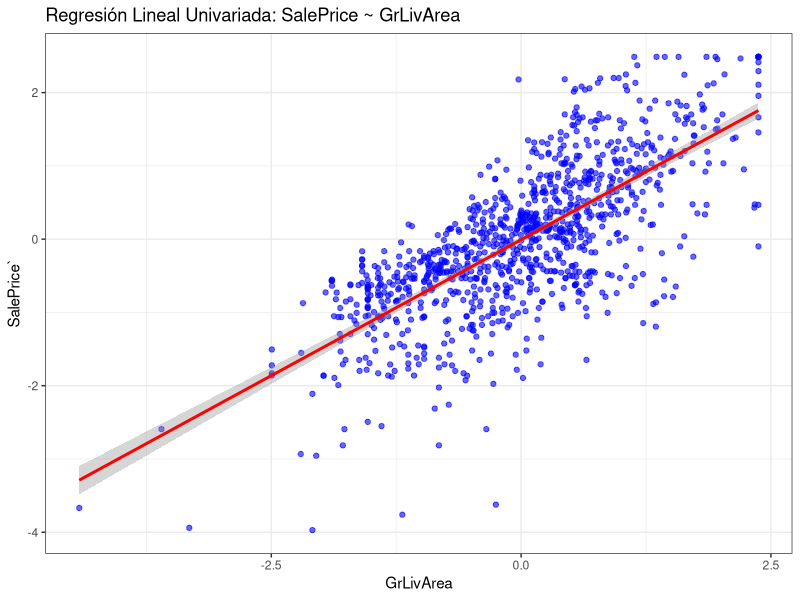
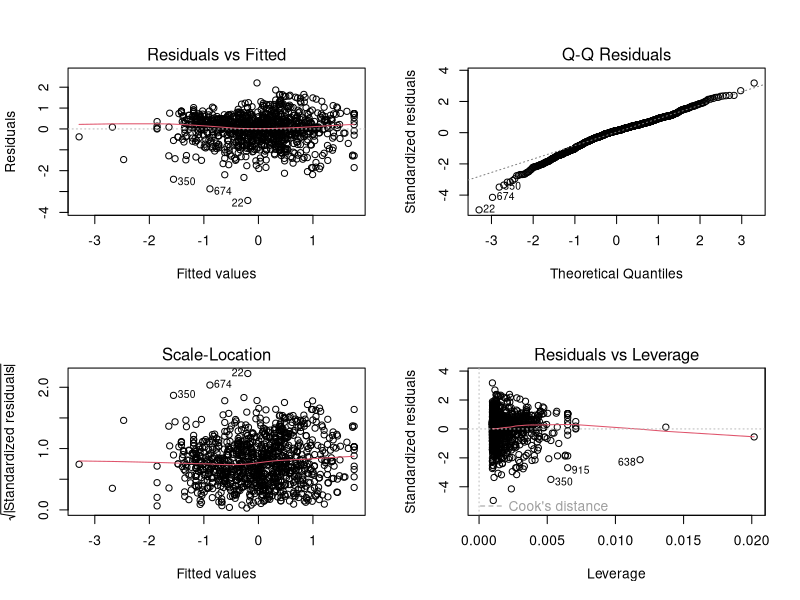
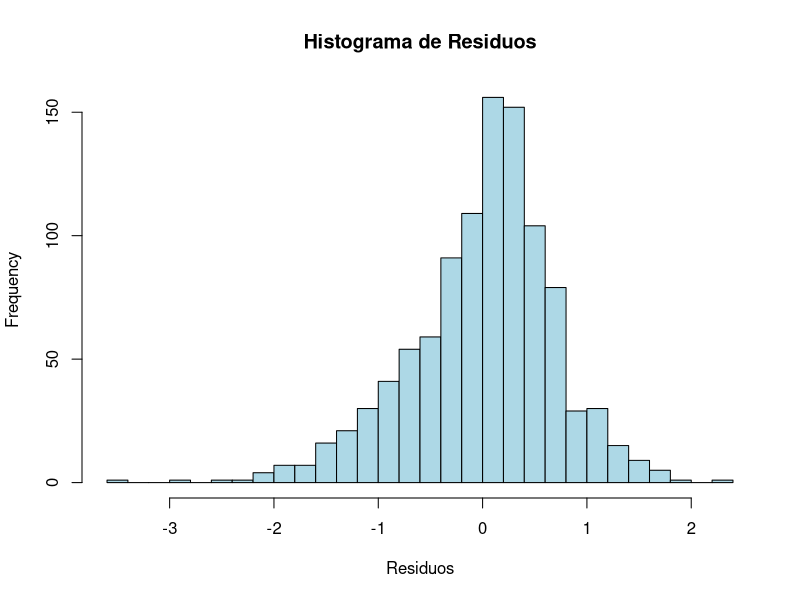
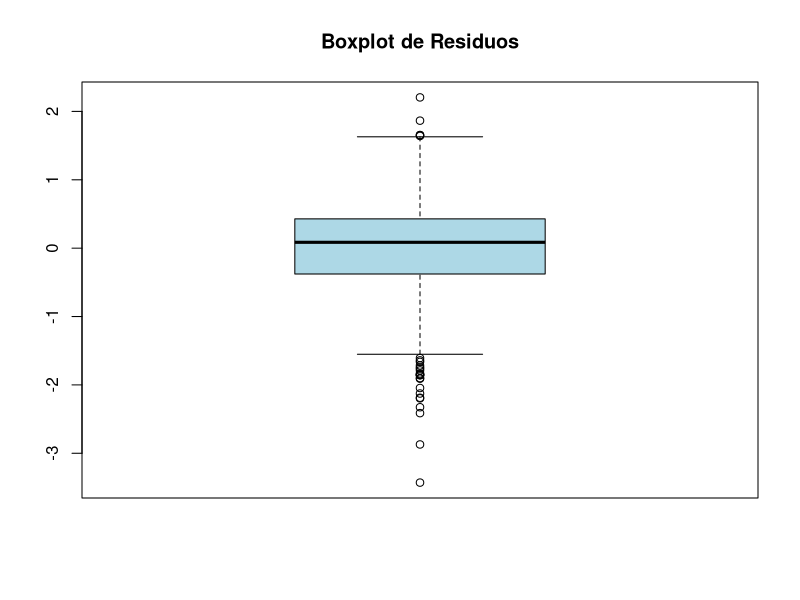
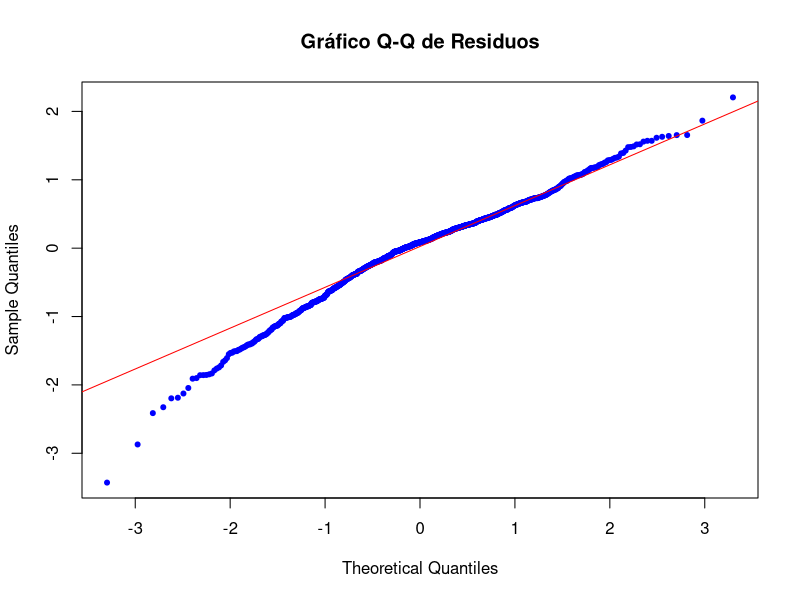
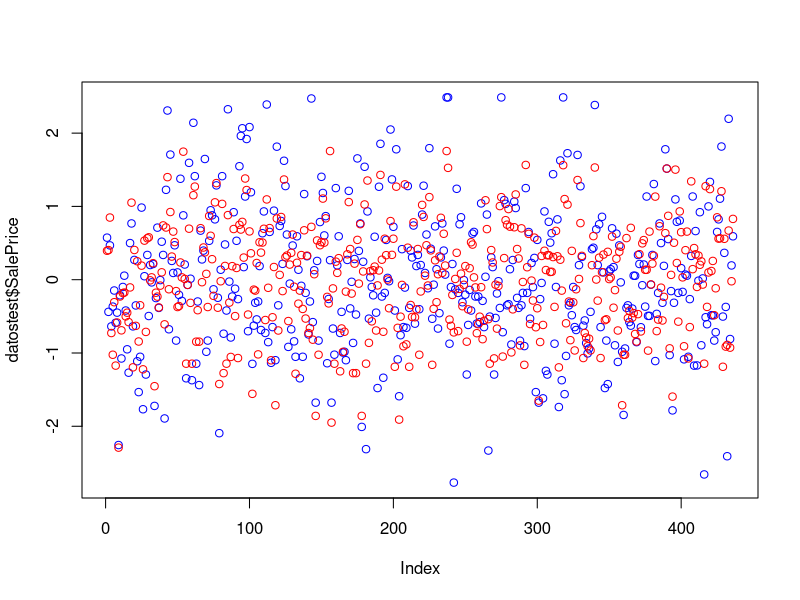

The R script that drew these images, in order: (Note: this script raises an error after producing the figures.)
#############################################
# Análisis de Regresión Lineal Múltiple
# Proyecto: Predicción del Precio de Casas
#############################################

# 1. Cargar librerías necesarias
library(dplyr)
library(ggplot2)
library(caret)      # Para partición y evaluación
library(car)        # Para calcular VIF y detectar multicolinealidad
library(nortest)    # Para pruebas de normalidad de residuos
library(glmnet)     # Para Ridge y Lasso
library(tidyr)      # Para reorganizar datos (si es necesario)
library(GGally)     # Para matriz de dispersión
library(corrplot)
library(tibble)


# 2. Cargar el dataset preprocesado
# Se asume que "train.csv" ya está preprocesado (manejo de NAs, transformaciones, etc.)
datostrain <- read.csv("data/processed/train_preprocessed.csv", stringsAsFactors = FALSE)
datostest <- read.csv("data/processed/test_preprocessed.csv", stringsAsFactors = FALSE)

cat("Número de filas en entrenamiento:", nrow(datostrain), "\n")
cat("Número de filas en prueba:", nrow(datostest), "\n")


#############################################
#  Modelo Univariado
#############################################
# 1.2. Modelo univariado:
modelo_uni <- lm(SalePrice ~ GrLivArea, data = datostrain)
summary(modelo_uni)
# Representación gráfica del modelo univariado

# Gráfica del modelo univariado
ggplot(datostrain, aes(x = GrLivArea, y = SalePrice)) +
  geom_point(color = "blue", alpha = 0.6) +
  geom_smooth(method = "lm", se = TRUE, color = "red") +
  labs(title = "Regresión Lineal Univariada: SalePrice ~ GrLivArea",
       x = "GrLivArea", y = "SalePrice`") +
  theme_bw()

# Análisis de residuos

predL<-predict(modelo_uni, newdata = datostest)

head(predL)
length(predL)


head(modelo_uni$residuals)

par(mfrow = c(2, 2))
plot(modelo_uni)
par(mfrow = c(1, 1))
# Histogramas, boxplot y QQ-plot de los residuos

hist(modelo_uni$residuals, breaks = 30, col = "lightblue", border = "black", main = "Histograma de Residuos", xlab = "Residuos")

boxplot(modelo_uni$residuals, col = "lightblue", border = "black", main = "Boxplot de Residuos")

qqnorm(modelo_uni$residuals, col = "blue", pch = 20, main = "Gráfico Q-Q de Residuos")
qqline(modelo_uni$residuals, col = "red")
# Prueba de normalidad (Lilliefors)

lillie.test(modelo_uni$residuals)


# 1.4. Predicción con el modelo univariado
pred_uni <- predict(modelo_uni, newdata = datostest)
head(pred_uni)
rmse_uni <- RMSE(pred_uni, datostest$SalePrice)
cat("RMSE del modelo univariado:", rmse_uni, "\n")

#Grafico de la predicción
plot(datostest$SalePrice, col = "blue")
points(pred_uni, col = "red")

summary(datostest$SalePrice-pred_uni)


#############################################
# 6. Modelo Múltiple con Todas las Variables Seleccionadas
#############################################
# 1. Estandarizar los nombres de columnas en ambos datasets
names(train_data) <- make.names(names(train_data))
names(test_data)  <- make.names(names(test_data))

# 2. Seleccionar todas las variables numéricas en cada conjunto
num_vars_train <- names(train_data)[sapply(train_data, is.numeric)]
num_vars_test  <- names(test_data)[sapply(test_data, is.numeric)]

# 3. Identificar las variables numéricas comunes a ambos datasets
common_vars <- intersect(num_vars_train, num_vars_test)
cat("Variables numéricas comunes:\n")
print(common_vars)
# Verificar que la variable respuesta "SalePrice" está presente
if(!"SalePrice" %in% common_vars) stop("La variable 'SalePrice' no se encuentra en los datos numéricos comunes.")

vars_seleccionadas <-  c("SalePrice",   # Variable objetivo
                         "GrLivArea", 
                         "LotArea",
                         "OverallQual",
                         "YearBuilt",
                         "TotalBsmtSF",
                         "GarageArea")
pairs(train_data[, vars_seleccionadas], main = "Matriz de Dispersión Reducida")


matriz_corrpairs <- cor(train_data[, vars_seleccionadas])
matriz_corrpairs

corrplot(matriz_corrpairs)

# 2. Definir los predictores (todas las variables numéricas excepto la respuesta)
predictors <- setdiff(common_vars, "SalePrice")
cat("Predictores seleccionados:\n")
print(predictors)

# 6. Filtrar filas completas (sin NAs) para las variables de interés en ambos conjuntos
train_filtered <- train_data[, c("SalePrice", predictors)]
train_filtered <- train_filtered[complete.cases(train_filtered), ]
test_filtered  <- test_data[, c("SalePrice", predictors)]
test_filtered  <- test_filtered[complete.cases(test_filtered), ]
# 3. Crear la fórmula del modelo
print(formula_numeric)
# (Opcional) Verificar dimensiones de los conjuntos filtrados
cat("Dimensiones de train_filtered:", dim(train_filtered), "\n")
cat("Dimensiones de test_filtered:", dim(test_filtered), "\n")

model_multi <- lm(SalePrice ~ ., data = train_filtered)
summary(model_multi)
# 5. Análisis gráfico de residuos
par(mfrow = c(2, 2))
plot(model_multi)
par(mfrow = c(1, 1))

hist(model_multi$residuals, breaks = 30, col = "lightblue", border = "black", main = "Histograma de Residuos", xlab = "Residuos")
boxplot(model_multi$residuals, col = "lightblue", border = "black", main = "Boxplot de Residuos")



# 6. Prueba de normalidad de los residuos (Lilliefors)
lillie_result <- lillie.test(model_multi$residuals)
print(lillie_result)

pred_test <- predict(model_multi, newdata = test_filtered)
rmse_multi <- RMSE(pred_test, test_filtered$SalePrice)
cat("RMSE del modelo multivariado en test:", rmse_multi, "\n")


plot(test_filtered$SalePrice, col = "blue")
points(pred_test, col = "red")


summary(test_filtered$SalePrice-pred_test)


#Analizando errores de entrenamiento y prueba
prediccion_train <- predict(model_multi, newdata = train_filtered)
prediccion_test <- predict(model_multi, newdata = test_filtered)

train_mse <- mean((prediccion_train - train_filtered$SalePrice)^2)
test_mse <- mean((prediccion_test - test_filtered$SalePrice)^2)


cat("MSE en entrenamiento:", train_mse, "\n")
cat("MSE en prueba:", test_mse, "\n")


## Normalizando los datos

train_filtered_norm <- as.data.frame(scale(train_filtered))
test_filtered_norm <- as.data.frame(scale(test_filtered))

model_multi_norm <- lm(SalePrice ~ ., data = train_filtered_norm)
summary(model_multi_norm)
par(mfrow = c(2, 2))
plot(model_multi_norm)
par(mfrow = c(1, 1))

## Seleccionando predictores

modelo_mult2  <- step(
 object = lm(formula = SalePrice ~ ., data = train_filtered),
 direction = "backward",
 scope = list(upper = ~ ., lower = ~ 1),
 trace = FALSE
)

summary(modelo_mult2)

par(mfrow = c(2, 2))

par(mfrow = c(1, 1))


lillie.test(modelo_mult2$residuals)

prediccion_train2 <- predict(modelo_mult2, newdata = train_filtered)
prediccion_test2 <- predict(modelo_mult2, newdata = test_filtered)

train_stepwise <- mean((prediccion_train2 - train_filtered$SalePrice)^2)
test_stepwise_mse <- mean((prediccion_test2 - test_filtered$SalePrice)^2)


cat("MSE en entrenamiento:", train_stepwise, "\n")
cat("MSE en prueba:", test_stepwise_mse, "\n")

plot(test_filtered$SalePrice, col = "blue")
points(prediccion_test2, col = "red")



# 7. Regularización con Ridge y Lasso
x_train <- model.matrix(SalePrice ~ ., data = train_filtered)[, -1]
y_train <- train_filtered$SalePrice

x_test <- model.matrix(SalePrice ~ ., data = test_filtered)[, -1]
y_test <- test_filtered$SalePrice

#regularicaxcion con 100 valores de lambda
model_ridge <- glmnet(x = x_train, y = y_train, alpha = 0, nlambda = 100, standardize = TRUE)
regularization <- model_ridge$beta %>% as.matrix() %>% t() %>% as.tibble() %>% mutate(lambda = model_ridge$lambda)
regularization  <- regularization %>% pivot_longer(cols = -lambda, names_to = "predictor", values_to = "coefficients")


regularization %>% 
  ggplot(aes(x = lambda, y = coefficients, color = predictor)) +
  geom_line() +
  labs(title = "Coeficientes del modelo en función de la regularización") +
  theme_bw() +
  theme(legend.position = "none")


cv_error <- cv.glmnet(
  x      = x_train,
  y      = y_train,
  alpha  = 0,
  nfolds = 10,
  type.measure = "mse",
  standardize  = TRUE
)
print(cv_error)
plot(cv_error)


model3 <- glmnet(x = x_train, y = y_train, alpha = 0, lambda = cv_error$lambda.1se, standardize = TRUE)



coef(model3)

pred_train_model3 <- predict(model3,newx = x_train)

pred_test_model3 <- predict(model3,newx = x_test)


test_mse_model3 <- mean((pred_test_model3 - y_test)^2)
cat("MSE en prueba:", test_mse_model3, "\n")

cat("MSE en entrenamiento:", mean((pred_train_model3 - y_train)^2), "\n")



## Lasso


model_lasso <- glmnet(x = x_train, y = y_train, alpha = 1, nlambda = 100, standardize = TRUE)

regularization_lasso <- model_lasso$beta %>% as.matrix() %>% t() %>% as.tibble() %>% mutate(lambda = model_lasso$lambda)

regularization_lasso  <- regularization_lasso %>% pivot_longer(cols = !lambda, names_to = "predictor", values_to = "coefficients")


regularization_lasso %>% 
  ggplot(aes(x = lambda, y = coefficients, color = predictor)) +
  geom_line() +
  labs(title = "Coeficientes del modelo en función de la regularización") +
  theme_bw() +
  theme(legend.position = "none")

cv_error_lasso <- cv.glmnet(
  x      = x_train,
  y      = y_train,
  alpha  = 1,
  nfolds = 10,
  type.measure = "mse",
  standardize  = TRUE
)

plot(cv_error_lasso)
print(cv_error_lasso)


model_lasso <- glmnet(x = x_train, y = y_train, alpha = 1, lambda = cv_error_lasso$lambda.1se, standardize = TRUE)


coef(model_lasso)


pred_train_model_lasso <- predict(model_lasso,newx = x_train)

pred_test_model_lasso <- predict(model_lasso,newx = x_test)


test_mse_model_lasso <- mean((pred_test_model_lasso - y_test)^2)

train_mse_model_lasso <- mean((pred_train_model_lasso - y_train)^2)

cat("MSE en prueba:", test_mse_model_lasso, "\n")

cat("MSE en entrenamiento:", train_mse_model_lasso, "\n")



#Comparacion de Modelos


modelos <- c( "Multivariado", "Multivariado Normalizado", "Multivariado Stepwise", "Ridge", "Lasso")
mse <- c( test_mse, test_mse, test_stepwise_mse, test_mse_model3, test_mse_model_lasso)
ggplot(data = data.frame(modelos, mse), aes(x = modelos, y = mse)) +
  geom_col(fill = "lightblue", color = "black") +
  geom_text(aes(label = round(mse, 2)), vjust = -0.5) +
  labs(title = "Comparación de Modelos", x = "Modelo", y = "MSE") +
  theme_bw() +
  theme(axis.text.x = element_text(angle = 45, hjust = 1))


#AIC y BIC
##################################################
# 1. Definir la función para AICc y BIC en glmnet
##################################################
glmnet_cv_aicc <- function(fit) {
  # 'fit' es el objeto glmnet ajustado (por ejemplo, model3 o model_lasso)
  # tLL: diferencia entre la nula y la deviance actual
  tLL <- fit$nulldev - deviance(fit)
  # k: número de predictores en cada lambda (vector)
  k <- fit$df
  # n: número de observaciones
  n <- fit$nobs
  
  # AICc para cada lambda
  AICc <- -tLL + 2 * k + (2 * k * (k + 1)) / (n - k - 1)
  
  # BIC para cada lambda
  BIC <- log(n) * k - tLL
  
  # Retornar como lista
  list(AICc = AICc, BIC = BIC)
}

##################################################
# 2. Calcular AIC y BIC para el modelo lineal
##################################################
aic_linear <- AIC(model_multi)
bic_linear <- BIC(model_multi)

#aic stepwise

aic_stepwise <- AIC(modelo_mult2)
bic_stepwise <- BIC(modelo_mult2)


##################################################
# 3. Calcular AICc y BIC para Ridge y Lasso
##################################################
# Nota: glmnet produce un vector de lambdas. 
# La función glmnet_cv_aicc() devuelve un vector de AICc y BIC 
# para cada lambda en 'fit$lambda'.

aic_bic_ridge <- glmnet_cv_aicc(model3)     # model3 es tu modelo Ridge
aic_bic_lasso <- glmnet_cv_aicc(model_lasso) # model_lasso es tu modelo Lasso

# Si deseas elegir un lambda en particular (por ejemplo, el lambda.1se),
# convendría extraer la posición del lambda en 'model3$lambda' y tomar
# la AICc/BIC correspondiente.

# Por ejemplo, si ya usaste 'model3 <- glmnet(..., lambda = cv_error$lambda.1se)',
# 'model3$lambda' es un solo valor. 
# Si, en cambio, usaste nlambda = 100, tendrás 100 lambdas.

# Supongamos que en 'model3' solo hay un lambda. 
# Entonces aic_bic_ridge$AICc y aic_bic_ridge$BIC serán vectores de longitud 1 (o más).
# Toma el primer valor si es uno solo:
ridge_aicc <- aic_bic_ridge$AICc[1]
ridge_bic  <- aic_bic_ridge$BIC[1]

lasso_aicc <- aic_bic_lasso$AICc[1]
lasso_bic  <- aic_bic_lasso$BIC[1]

##################################################
# 4. Crear un data frame con la comparación
##################################################
dfMetricas <- data.frame(
  Modelo = c("Lineal Múltiple", "Stepwise", "Ridge", "Lasso"),
  AIC_or_AICc = c(aic_linear, aic_stepwise, ridge_aicc, lasso_aicc),
  BIC = c(bic_linear, bic_stepwise, ridge_bic, lasso_bic)
)


dfMetricas


plot(test_filtered$SalePrice, col = "blue",main = "Predicciones vs valores reales")
points(pred_test, col = "red")
legend("topright", legend = c("Real", "Predicción"), col = c("blue", "red"), pch = 1)
